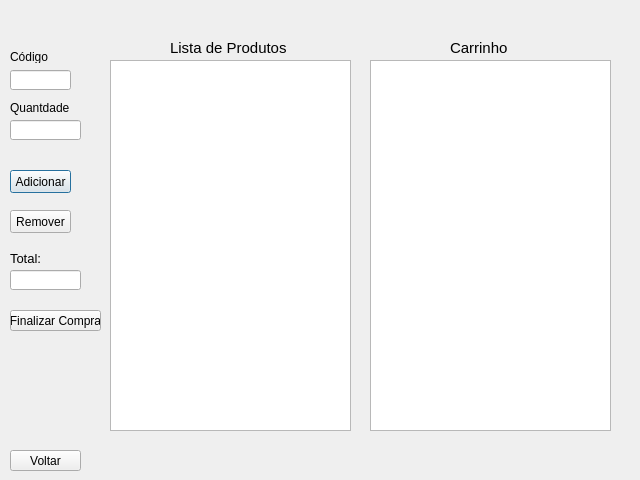
<?xml version="1.0" encoding="UTF-8"?>
<ui version="4.0">
 <class>Dialog</class>
 <widget class="QDialog" name="Dialog">
  <property name="geometry">
   <rect>
    <x>0</x>
    <y>0</y>
    <width>640</width>
    <height>480</height>
   </rect>
  </property>
  <property name="windowTitle">
   <string>Dialog</string>
  </property>
  <widget class="QListWidget" name="listWidget">
   <property name="geometry">
    <rect>
     <x>110</x>
     <y>60</y>
     <width>241</width>
     <height>371</height>
    </rect>
   </property>
  </widget>
  <widget class="QPushButton" name="pushButton">
   <property name="geometry">
    <rect>
     <x>10</x>
     <y>170</y>
     <width>61</width>
     <height>23</height>
    </rect>
   </property>
   <property name="text">
    <string>Adicionar</string>
   </property>
  </widget>
  <widget class="QLineEdit" name="lineEdit">
   <property name="geometry">
    <rect>
     <x>10</x>
     <y>70</y>
     <width>61</width>
     <height>20</height>
    </rect>
   </property>
  </widget>
  <widget class="QLineEdit" name="lineEdit_2">
   <property name="geometry">
    <rect>
     <x>10</x>
     <y>120</y>
     <width>71</width>
     <height>20</height>
    </rect>
   </property>
  </widget>
  <widget class="QLabel" name="label">
   <property name="geometry">
    <rect>
     <x>10</x>
     <y>50</y>
     <width>47</width>
     <height>13</height>
    </rect>
   </property>
   <property name="text">
    <string>Código</string>
   </property>
  </widget>
  <widget class="QLabel" name="label_2">
   <property name="geometry">
    <rect>
     <x>10</x>
     <y>100</y>
     <width>61</width>
     <height>16</height>
    </rect>
   </property>
   <property name="text">
    <string>Quantdade</string>
   </property>
  </widget>
  <widget class="QPushButton" name="pushButton_2">
   <property name="geometry">
    <rect>
     <x>10</x>
     <y>210</y>
     <width>61</width>
     <height>23</height>
    </rect>
   </property>
   <property name="text">
    <string>Remover</string>
   </property>
  </widget>
  <widget class="QListWidget" name="listWidget_2">
   <property name="geometry">
    <rect>
     <x>370</x>
     <y>60</y>
     <width>241</width>
     <height>371</height>
    </rect>
   </property>
  </widget>
  <widget class="QLabel" name="label_3">
   <property name="geometry">
    <rect>
     <x>170</x>
     <y>40</y>
     <width>131</width>
     <height>16</height>
    </rect>
   </property>
   <property name="font">
    <font>
     <pointsize>11</pointsize>
    </font>
   </property>
   <property name="text">
    <string>Lista de Produtos</string>
   </property>
  </widget>
  <widget class="QLabel" name="label_4">
   <property name="geometry">
    <rect>
     <x>450</x>
     <y>40</y>
     <width>61</width>
     <height>16</height>
    </rect>
   </property>
   <property name="font">
    <font>
     <pointsize>11</pointsize>
    </font>
   </property>
   <property name="text">
    <string>Carrinho</string>
   </property>
  </widget>
  <widget class="QPushButton" name="pushButton_3">
   <property name="geometry">
    <rect>
     <x>10</x>
     <y>310</y>
     <width>91</width>
     <height>21</height>
    </rect>
   </property>
   <property name="text">
    <string>Finalizar Compra</string>
   </property>
  </widget>
  <widget class="QPushButton" name="pushButton_4">
   <property name="geometry">
    <rect>
     <x>10</x>
     <y>450</y>
     <width>71</width>
     <height>21</height>
    </rect>
   </property>
   <property name="text">
    <string>Voltar</string>
   </property>
  </widget>
  <widget class="QLineEdit" name="lineEdit_3">
   <property name="geometry">
    <rect>
     <x>10</x>
     <y>270</y>
     <width>71</width>
     <height>20</height>
    </rect>
   </property>
  </widget>
  <widget class="QLabel" name="label_5">
   <property name="geometry">
    <rect>
     <x>10</x>
     <y>250</y>
     <width>61</width>
     <height>16</height>
    </rect>
   </property>
   <property name="font">
    <font>
     <pointsize>10</pointsize>
    </font>
   </property>
   <property name="text">
    <string>Total:</string>
   </property>
  </widget>
 </widget>
 <resources/>
 <connections/>
</ui>
